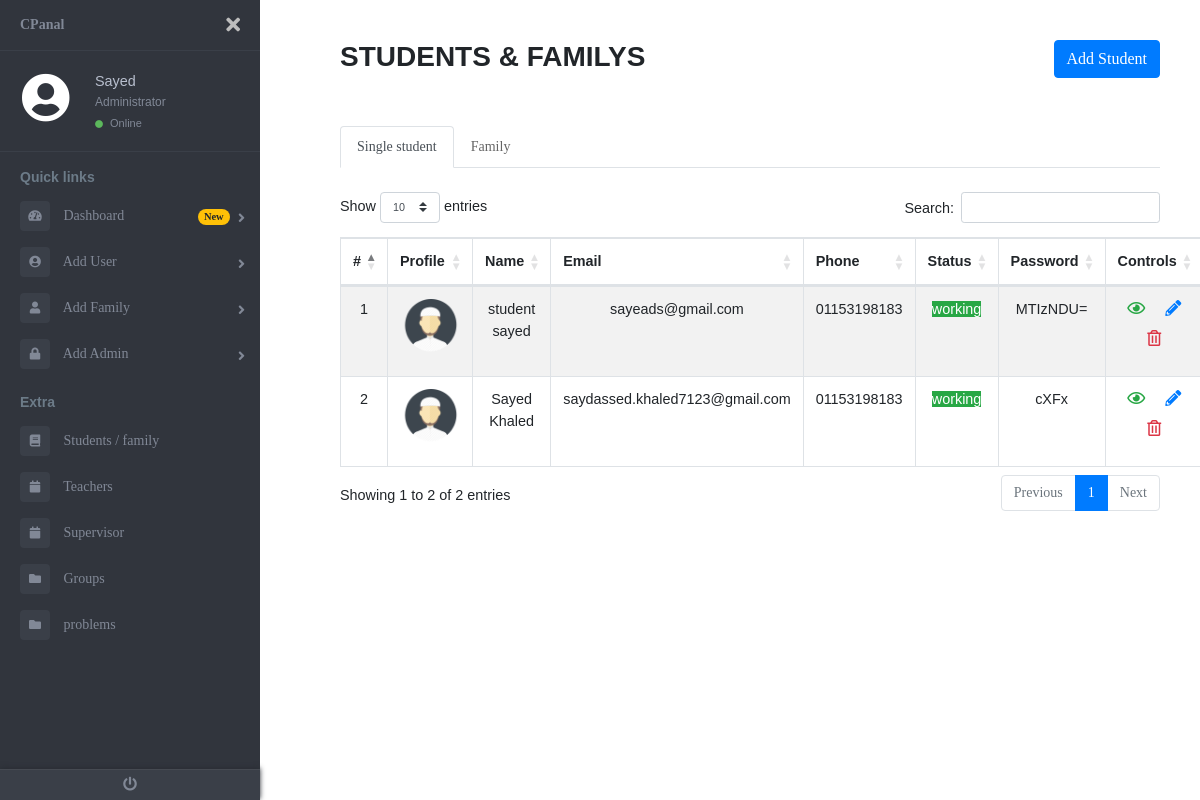
Screenshot of /dash/pages/student.php (signed in) with the database file from the repository.
### tables this page shows
CREATE TABLE `users` (
  `uId` int(11) NOT NULL,
  `uFname` varchar(255) NOT NULL,
  `uLname` varchar(255) NOT NULL,
  `uGender` varchar(100) NOT NULL,
  `uType` varchar(50) NOT NULL,
  `uPhone` varchar(100) NOT NULL,
  `uUrl` varchar(255) NOT NULL,
  `uZoom` varchar(255) NOT NULL,
  `tId` int(11) DEFAULT 0,
  `uImage` varchar(255) NOT NULL,
  `uActive` varchar(100) NOT NULL DEFAULT '0',
  `uStatus` int(11) NOT NULL DEFAULT 1,
  `uEmail` varchar(255) NOT NULL,
  `uPassword` varchar(255) NOT NULL,
  `gId` int(11) NOT NULL
);

### dash/oper/data.php (called while the page is built, shortened)
<?php
  class data {
	  private $option = array (
		  PDO:: MYSQL_ATTR_INIT_COMMAND => 'SET NAMES utf8',
		  PDO::ATTR_ERRMODE => PDO::ERRMODE_EXCEPTION
	  );
	  private function conn(){
		  $dsn = 'mysql:host='.db_host . ';dbname=' .db_name;
		  $pdo = new PDO($dsn , db_user , db_pwd , $this->option);
		  $pdo->setAttribute(PDO:: ATTR_DEFAULT_FETCH_MODE , PDO:: FETCH_ASSOC);
		  return $pdo;
	  }
    public function fetchCon($table , $condition)
    {
      $sql = "SELECT * FROM $table WHERE $condition ";
      $stmt = $this->conn()->query($sql);
      return $stmt;
    }
  }
?>

### dash/pages/student.php (the view, shortened to what this page needs)
<?php
include "../oper/data.php";
include "../include/header.php";
include "../include/aside.php";
$student = new data();
?>
<div class="row mb-5">
  <div class="col-6">
    <h3 class="text-uppercase font-weight-bold">students & familys</h3>
  </div>
  <div class="col-6 text-right">
    <a href="<?php echo base_url . "dash/pages/add?student" ?>" class="btn btn-primary addBtn">Add Student</a>
  </div>
</div>
<ul class="nav nav-tabs mb-4" id="myTab" role="tablist">
  <li class="nav-item" role="presentation">
    <a class="nav-link active" id="home-tab" data-toggle="tab" href="#home" role="tab" aria-controls="home" aria-selected="true">Single student</a>
  </li>
  <li class="nav-item" role="presentation">
    <a class="nav-link" id="profile-tab" data-toggle="tab" href="#profile" role="tab" aria-controls="profile" aria-selected="false">Family</a>
  </li>
</ul>
<div class="tab-content" id="myTabContent">
  <div class="tab-pane fade show active" id="home" role="tabpanel" aria-labelledby="home-tab">
    <table id="example2" class="table table-bordered text-center table-striped ">
      <thead>
        <tr>
          <th>#</th>
          <th>Profile</th>
          <th>Name</th>
          <th>Email</th>
          <th>Phone</th>
          <th>Status</th>
          <th>Password</th>
          <th>Controls</th>
        </tr>
      </thead>
      <tbody>
        <?php
        $table = '`users`';
        $condition = "`uType` = 'stu'";
        $stCount = $student->fetchCon($table, $condition);
        if ($stCount->rowCount() >= 1) {
          $ID = 1;
          while ($stu = $stCount->fetch(PDO::FETCH_ASSOC)) {
            $idg = $stu['uId'];
        ?>
            <tr id="<?php echo $stu['uId'] ?>">
              <td><?php echo $ID++ ?></td>
              <td class="imgProfile"><img src="<?php echo base_url . 'assets/img/upload/' . str_replace("assets/img/upload/", "", $stu['uImage']) ?>"></td>
              <td><?php echo $stu['uFname'] . " " . $stu['uLname'] ?></td>
              <td><?php echo $stu['uEmail'] ?></td>
              <td><?php echo $stu['uPhone'] ?></td>
              <td><?php echo ($stu['uStatus'] == 1 ? "<span class='text-white bg-success'>working</span>" : "<span class='text-white bg-danger'>stopped</span>") ?></td>
              <td> <?php echo $stu['uPassword'] ?> </td>
              <td>
                <a href="<?php echo base_url . "dash/pages/preview?student=" . base64_encode($idg) . "" ?>" class=" px-2 h6 text-success" data-toggle="tooltip" data-placement="bottom" title="See details"><i class="far fa-eye"></i></a>
                <a href="<?php echo base_url . "dash/pages/edit?student=" . base64_encode($idg) . "" ?>" class=" px-2 h6 text-primary" data-toggle="tooltip" data-placement="bottom" title="Edit <?php echo $stu['uFname'] ?>"><i class="fas fa-pencil-alt"></i></a>
                <?php
                if ($_SESSION['idAdmin'] != 3) {
                ?>
                  <button data-del="<?php echo $stu['uId'] ?>" class="Deletesuper py-2 px-2 h6 text-danger" data-toggle="tooltip" data-placement="bottom" title="Delete"><i class="far fa-trash-alt"></i></button>
                <?php } ?>
              </td>
            </tr>
        <?php }
        } ?>
      </tbody>
    </table>
  </div>
</div>
<?php
include "../include/endside.php";
include "../include/footer.php";
?>

### dash/assets/css/main.css (style rules this page uses)
* { margin: 0px; padding: 0px; box-sizing: border-box; }
body, html { height: 100%; font-family: Poppins-Regular, sans-serif; }
a { font-family: Poppins-Regular; font-size: 14px; line-height: 1.7; color: #666666; margin: 0px; transition: all 0.4s; -webkit-transition: all 0.4s; -o-transition: all 0.4s; -moz-transition: all 0.4s; }
h1,h2,h3,h4,h5,h6 { margin: 0px; }
ul, li { margin: 0px; list-style-type: none; }

### dash/assets/css/side.css (style rules this page uses)
body { font-size: 0.9rem; }

### dash/assets/css/index.css (style rules this page uses)
.addBtn { color: #fff; }
.imgProfile img { width: 60px; }
.DeleteId, .Deletesuper, .Deletete, .Deletesupgrou, .Deleteproblem, .DeleteChild { border: 0; background: none; }

### rows the page displays
users: uImage (picture), uFname "student", uLname "sayed", uEmail "sayeads@gmail.com", uPhone "01153198183", uStatus "working", uPassword "MTIzNDU="
users: uImage (picture), uFname "Sayed", uLname "Khaled", uEmail "saydassed.khaled7123@gmail.com", uPhone "01153198183", uStatus "working", uPassword "cXFx"

### other values shown
$_SESSION['user'] "Sayed"
